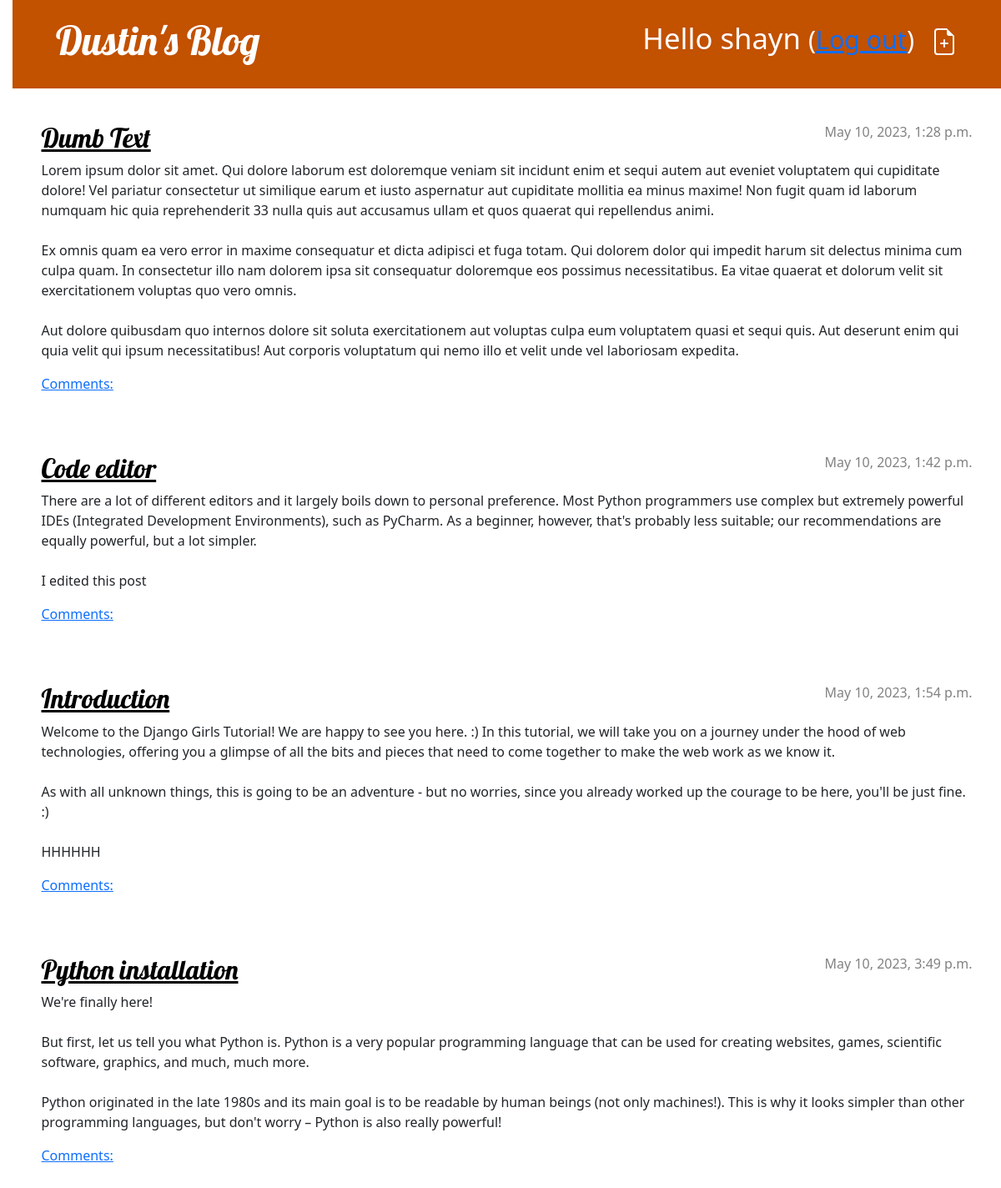
Screenshot of / (signed in) with the database file from the repository.
### blog/models.py (models this page shows, shortened)
class Post(models.Model):
    author = models.ForeignKey(settings.AUTH_USER_MODEL, on_delete=models.CASCADE)
    title = models.CharField(max_length=200)
    text = models.TextField()
    created_date = models.DateTimeField(default=timezone.now)
    published_date = models.DateTimeField(blank=True, null=True)

### blog/views.py (the view)
# urls.py: path('', views.post_list, name='post_list'),
def post_list(request):
    posts = Post.objects.filter(published_date__lte=timezone.now()).order_by('published_date')
    return render(request, 'blog/post_list.html', {'posts': posts})

### blog/templates/blog/post_list.html
{% extends 'blog/base.html' %}
{% block content %}
    {% for post in posts %}
        <article class="post">
            <time class="date">
                {{ post.published_date }}
            </time>
            <h2><a href="{% url 'post_detail' pk=post.pk %}">{{ post.title }}</a></h2>
            <p>{{ post.text|linebreaksbr }}</p>
            <a href="{% url 'post_detail' pk=post.pk %}">Comments: {{ post.approved_comments.count }}</a>
        </article>
    {% endfor %}
{% endblock %}

### blog/templates/blog/base.html (shortened to what this page needs)
{% load static %}
<!DOCTYPE html>
<html>
    <head>
        <link rel="stylesheet" href="https://cdn.jsdelivr.net/npm/bootstrap@5.1.3/dist/css/bootstrap.min.css">
        <link rel="stylesheet" href="{% static 'css/blog.css' %}">
    </head>
    <body>
        <header class="page-header">
            <div class="container">
                {% if user.is_authenticated %}
                    <a href="{% url 'post_new' %}" class="top-menu">
                    </a>
                    <p class="top-menu">Hello {{ user.username }} <small>(<a href="{% url 'logout' %}">Log out</a>)</small></p>
                {% else %}
                    <a href="{% url 'login' %}" class="top-menu">Login</a>
                {% endif %}
                <h1><a href="/">Dustin's Blog</a></h1>
            </div>
          </header>
          <main class="container">
              <div class="row">
                  <div class="col">
                    {% block content %}
                    {% endblock %}
                  </div>
              </div>
          </main>
    </body>
</html>

### blog/static/css/blog.css (style rules this page uses)
h1 a, h2 a { color: #C25100; font-family: 'Lobster'; }
body { padding-left: 15px; }
.page-header { background-color: #C25100; margin-top: 0; margin-bottom: 40px; padding: 20px 20px 20px 40px; }
.page-header h1, .page-header h1 a, .page-header h1 a:visited, .page-header h1 a:active { color: #ffffff; font-size: 36pt; text-decoration: none; }
h1, h2, h3, h4 { font-family: 'Lobster', cursive; }
.date { color: #828282; }
.top-menu, .top-menu:hover, .top-menu:visited { color: #ffffff; float: right; font-size: 26pt; margin-right: 20px; }
.post { margin-bottom: 70px; }
.post h2 a, .post h2 a:visited { color: #000000; }
.post > .date, .post > .actions { float: right; }

### rows the page displays
Post: published_date "May 10, 2023, 1:28 p.m.", title "Dumb Text", text "Lorem ipsum dolor sit amet. Qui dolore laborum est doloremque veniam sit incidunt enim et sequi autem aut eveniet voluptatem qui cupiditate dolore! Vel pariatur consectetur ut similique earum et iusto aspernatur aut cupiditate mollitia ea minus maxime! Non fugit quam id laborum numquam hic quia reprehenderit 33 nulla quis aut accusamus ullam et quos quaerat qui repellendus animi. Ex omnis quam ea vero error in maxime consequatur et dicta adipisci et fuga totam. Qui dolorem dolor qui impedit harum sit delectus minima cum culpa quam. In consectetur illo nam dolorem ipsa sit consequatur doloremque eos possimus necessitatibus. Ea vitae quaerat et dolorum velit sit exercitationem voluptas quo…"
Post: published_date "May 10, 2023, 1:42 p.m.", title "Code editor", text "There are a lot of different editors and it largely boils down to personal preference. Most Python programmers use complex but extremely powerful IDEs (Integrated Development Environments), such as PyCharm. As a beginner, however, that's probably less suitable; our recommendations are equally powerful, but a lot simpler. I edited this post"
Post: published_date "May 10, 2023, 1:54 p.m.", title "Introduction", text "Welcome to the Django Girls Tutorial! We are happy to see you here. :) In this tutorial, we will take you on a journey under the hood of web technologies, offering you a glimpse of all the bits and pieces that need to come together to make the web work as we know it. As with all unknown things, this is going to be an adventure - but no worries, since you already worked up the courage to be here, you'll be just fine. :) HHHHHH"
Post: published_date "May 10, 2023, 3:49 p.m.", title "Python installation", text "We're finally here! But first, let us tell you what Python is. Python is a very popular programming language that can be used for creating websites, games, scientific software, graphics, and much, much more. Python originated in the late 1980s and its main goal is to be readable by human beings (not only machines!). This is why it looks simpler than other programming languages, but don't worry – Python is also really powerful!"

### other values shown
{{ user.username }} "shayn"
